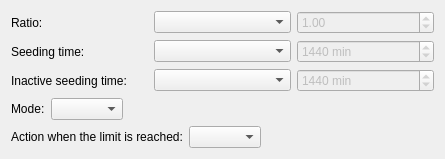
<?xml version='1.0' encoding='UTF-8'?>
<ui version="4.0">
 <class>TorrentShareLimitsWidget</class>
 <widget class="QWidget" name="TorrentShareLimitsWidget">
  <property name="geometry">
   <rect>
    <x>0</x>
    <y>0</y>
    <width>445</width>
    <height>132</height>
   </rect>
  </property>
  <layout class="QVBoxLayout" name="verticalLayout">
   <item>
    <layout class="QGridLayout" name="limitsLayout">
     <item row="0" column="0">
      <widget class="QLabel" name="labelRatio">
       <property name="text">
        <string>Ratio:</string>
       </property>
      </widget>
     </item>
     <item row="0" column="1">
      <widget class="QComboBox" name="comboBoxRatioMode"/>
     </item>
     <item row="0" column="2">
      <widget class="QDoubleSpinBox" name="spinBoxRatioValue">
       <property name="enabled">
        <bool>false</bool>
       </property>
       <property name="singleStep">
        <double>0.050000000000000</double>
       </property>
       <property name="value">
        <double>1.000000000000000</double>
       </property>
      </widget>
     </item>
     <item row="1" column="0">
      <widget class="QLabel" name="labelSeedingTime">
       <property name="text">
        <string>Seeding time:</string>
       </property>
      </widget>
     </item>
     <item row="1" column="1">
      <widget class="QComboBox" name="comboBoxSeedingTimeMode"/>
     </item>
     <item row="1" column="2">
      <widget class="QSpinBox" name="spinBoxSeedingTimeValue">
       <property name="enabled">
        <bool>false</bool>
       </property>
       <property name="suffix">
        <string extracomment="minutes"> min</string>
       </property>
       <property name="maximum">
        <number>9999999</number>
       </property>
       <property name="value">
        <number>1440</number>
       </property>
      </widget>
     </item>
     <item row="2" column="0">
      <widget class="QLabel" name="labelInactiveSeedingTime">
       <property name="text">
        <string>Inactive seeding time:</string>
       </property>
      </widget>
     </item>
     <item row="2" column="1">
      <widget class="QComboBox" name="comboBoxInactiveSeedingTimeMode"/>
     </item>
     <item row="2" column="2">
      <widget class="QSpinBox" name="spinBoxInactiveSeedingTimeValue">
       <property name="enabled">
        <bool>false</bool>
       </property>
       <property name="suffix">
        <string extracomment="minutes"> min</string>
       </property>
       <property name="maximum">
        <number>9999999</number>
       </property>
       <property name="value">
        <number>1440</number>
       </property>
      </widget>
     </item>
    </layout>
   </item>
   <item>
    <layout class="QHBoxLayout" name="modeLayout">
     <item>
      <widget class="QLabel" name="labelMode">
       <property name="text">
        <string>Mode:</string>
       </property>
      </widget>
     </item>
     <item>
      <widget class="QComboBox" name="comboBoxMode"/>
     </item>
     <item>
      <spacer name="modeLayoutSpacer">
       <property name="orientation">
        <enum>Qt::Orientation::Horizontal</enum>
       </property>
       <property name="sizeHint" stdset="0">
        <size>
         <width>40</width>
         <height>20</height>
        </size>
       </property>
      </spacer>
     </item>
    </layout>
   </item>
   <item>
    <layout class="QHBoxLayout" name="actionLayout">
     <item>
      <widget class="QLabel" name="labelAction">
       <property name="text">
        <string>Action when the limit is reached:</string>
       </property>
      </widget>
     </item>
     <item>
      <widget class="QComboBox" name="comboBoxAction"/>
     </item>
     <item>
      <spacer name="actionLayoutSpacer">
       <property name="orientation">
        <enum>Qt::Orientation::Horizontal</enum>
       </property>
       <property name="sizeHint" stdset="0">
        <size>
         <width>40</width>
         <height>20</height>
        </size>
       </property>
      </spacer>
     </item>
    </layout>
   </item>
  </layout>
 </widget>
 <resources/>
 <connections/>
</ui>
